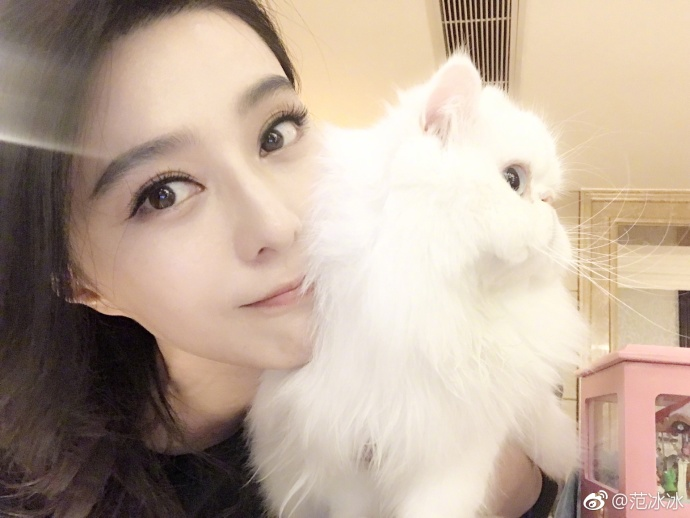
#> input picture useful_melo/LINUX_SHELL/pillow/test.jpg, 690 x 518 px
$ python ocr.py   (Python 2 division)
#> lines starting #> are read from the running program, lines starting #| are printed output that depends on the picture
#> in test_samples, img is the input picture: PIL image 690x518 RGB; mean R, G, B 188.1, 169.1, 153
# -*- coding: utf-8 -*-

import csv
import string
from PIL import Image
import pytesseract
import sys
default_encoding = 'utf-8'
if sys.getdefaultencoding() != default_encoding:
    reload(sys)
    sys.setdefaultencoding(default_encoding)

def ocr(img):
    # 获取图片的像素数组
    pixdata = img.load()
    colors = {}
    # 统计字符颜色像素情况
    for y in range(img.size[1]):
        for x in range(img.size[0]):
            if colors.has_key(pixdata[x,y]):
                colors[pixdata[x, y]] += 1
            else:
                colors[pixdata[x,y]] = 1

    # 排名第一的是背景色，第二的是主要颜色
    colors = sorted(colors.items(), key=lambda d:d[1], reverse=True)
    color_map = {}
    for i,co in enumerate(colors):
        if i%2:
            color_map[co[0]]=1
        else:
            color_map[co[0]]=0

    significant = colors[0][0]
#> significant = (238, 214, 178)
    for y in range(img.size[1]):
        for x in range(img.size[0]):
            if color_map[pixdata[x,y]]:
                pixdata[x,y] = (255,255,255)
            else:
                pixdata[x,y] = (0,0,0)
    img.save('bw.jpg')
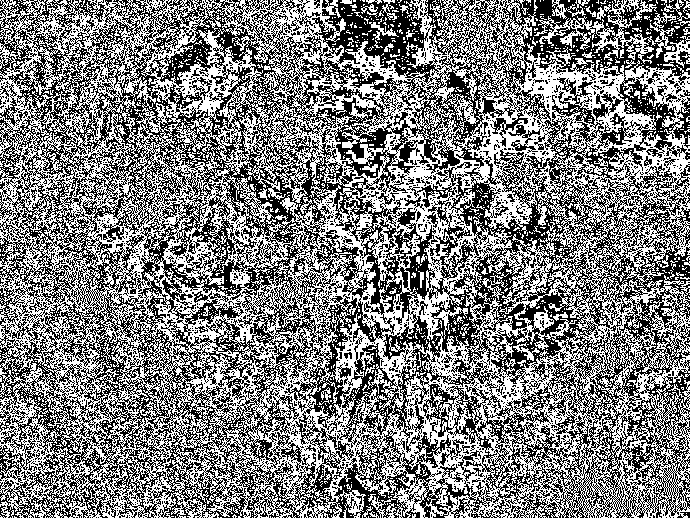
#> saved as bw.jpg: PIL image 690x518 RGB; 49.9% white in thin lines or dots
    # threshold the image to ignore background and keep text
    # gray = img.convert('L')
    # bw = gray.point(lambda x: 0 if x < 1 else 255, '1')
    # bw.save('captcha_gray.png')

files = ('test.jpg',)

def test_samples():
    for file in files:
        img = Image.open(file)
        print '%s is recognized as %s' %(file,ocr(img))
#| test.jpg is recognized as None

test_samples()
